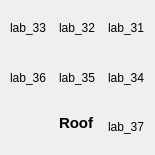
     <widget class="QFrame" name="gridFrame_15">
      <property name="minimumSize">
       <size>
        <width>155</width>
        <height>155</height>
       </size>
      </property>
      <property name="maximumSize">
       <size>
        <width>155</width>
        <height>155</height>
       </size>
      </property>
      <layout class="QGridLayout" name="gridLayout_16">
       <property name="sizeConstraint">
        <enum>QLayout::SetDefaultConstraint</enum>
       </property>
       <property name="leftMargin">
        <number>10</number>
       </property>
       <property name="topMargin">
        <number>3</number>
       </property>
       <property name="bottomMargin">
        <number>12</number>
       </property>
       <property name="horizontalSpacing">
        <number>12</number>
       </property>
       <property name="verticalSpacing">
        <number>8</number>
       </property>
       <item row="0" column="1">
        <widget class="QLabel" name="lab_32">
         <property name="minimumSize">
          <size>
           <width>50</width>
           <height>50</height>
          </size>
         </property>
         <property name="maximumSize">
          <size>
           <width>50</width>
           <height>50</height>
          </size>
         </property>
         <property name="text">
          <string>lab_32</string>
         </property>
        </widget>
       </item>
       <item row="0" column="2">
        <widget class="QLabel" name="lab_31">
         <property name="minimumSize">
          <size>
           <width>50</width>
           <height>50</height>
          </size>
         </property>
         <property name="maximumSize">
          <size>
           <width>50</width>
           <height>50</height>
          </size>
         </property>
         <property name="text">
          <string>lab_31</string>
         </property>
        </widget>
       </item>
       <item row="0" column="0">
        <widget class="QLabel" name="lab_33">
         <property name="minimumSize">
          <size>
           <width>50</width>
           <height>50</height>
          </size>
         </property>
         <property name="maximumSize">
          <size>
           <width>50</width>
           <height>50</height>
          </size>
         </property>
         <property name="text">
          <string>lab_33</string>
         </property>
        </widget>
       </item>
       <item row="2" column="2">
        <widget class="QLabel" name="lab_34">
         <property name="minimumSize">
          <size>
           <width>50</width>
           <height>50</height>
          </size>
         </property>
         <property name="maximumSize">
          <size>
           <width>50</width>
           <height>50</height>
          </size>
         </property>
         <property name="text">
          <string>lab_34</string>
         </property>
        </widget>
       </item>
       <item row="3" column="2">
        <widget class="QLabel" name="lab_37">
         <property name="minimumSize">
          <size>
           <width>50</width>
           <height>50</height>
          </size>
         </property>
         <property name="maximumSize">
          <size>
           <width>50</width>
           <height>50</height>
          </size>
         </property>
         <property name="text">
          <string>lab_37</string>
         </property>
        </widget>
       </item>
       <item row="2" column="0">
        <widget class="QLabel" name="lab_36">
         <property name="minimumSize">
          <size>
           <width>50</width>
           <height>50</height>
          </size>
         </property>
         <property name="maximumSize">
          <size>
           <width>50</width>
           <height>50</height>
          </size>
         </property>
         <property name="text">
          <string>lab_36</string>
         </property>
        </widget>
       </item>
       <item row="2" column="1">
        <widget class="QLabel" name="lab_35">
         <property name="minimumSize">
          <size>
           <width>50</width>
           <height>50</height>
          </size>
         </property>
         <property name="maximumSize">
          <size>
           <width>50</width>
           <height>50</height>
          </size>
         </property>
         <property name="text">
          <string>lab_35</string>
         </property>
        </widget>
       </item>
       <item row="3" column="1">
        <widget class="QLabel" name="label_4">
         <property name="font">
          <font>
           <pointsize>11</pointsize>
           <weight>75</weight>
           <bold>true</bold>
          </font>
         </property>
         <property name="text">
          <string>Roof</string>
         </property>
        </widget>
       </item>
      </layout>
     </widget>
